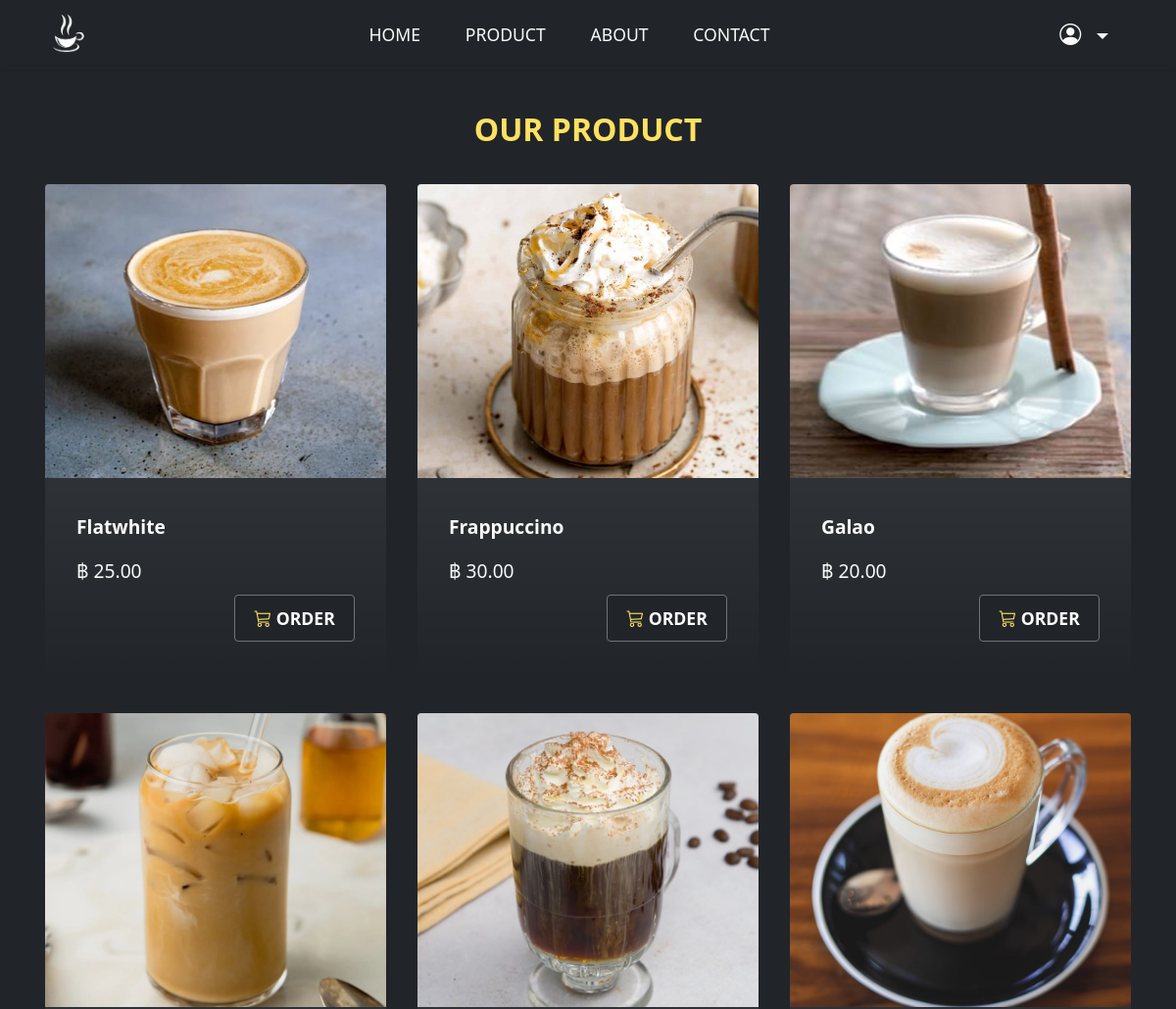
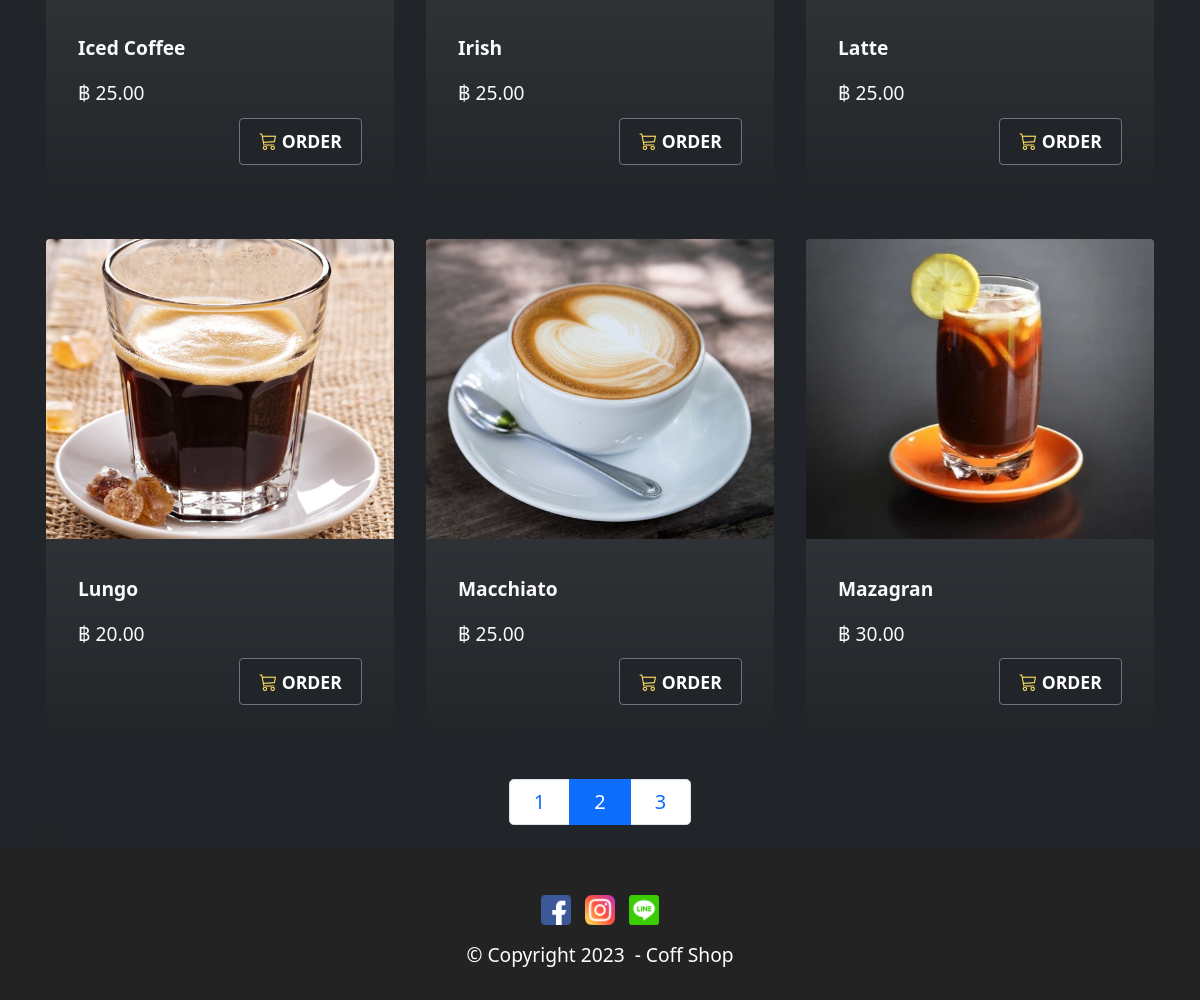
Page /products?page=2 on the committed database (2 pictures, top to bottom).
### app_gen/models.py (models this page shows)
class Product(models.Model):
    name = models.CharField(max_length=50)
    description = models.TextField()
    price = models.DecimalField(max_digits=10,decimal_places=2)
    stock = models.IntegerField()
    trending = models.BooleanField(default=False)
    image = models.ImageField(upload_to='products', blank=True)

### app_gen/views.py (the view)
# urls.py: path('products', views.products),
def products(request):
    all_products = Product.objects.all().order_by('name')
    page = request.GET.get('page')
    paginator = Paginator(all_products,9) # number of products
    all_products = paginator.get_page(page)
    return render(request, 'products.html', {'all_products': all_products})

### app_gen/templates/products.html (shortened to what this page needs)
{% extends "base.html" %}
{% load humanize %}
{% block content %}
    <section class="content2 cid-tsEQSCqggh bg-dark" id="content2-2">
        <div class="container">
            <div class="mbr-section-head">
                <h4 class="mbr-section-title mbr-fonts-style align-center mb-0 display-5 text-uppercase text-warning">
                    <strong>Our Product</strong>
                </h4>
            </div>
            <div class="row mt-4">
                {% for product in all_products %}
                <div class="item features-image сol-12 col-md-6 col-lg-4">
                    <div class="item-wrapper bg-dark bg-gradient">
                        <div class="item-img">
                            <a href="{% url 'productDetail' product.id %}">
                                <img src="{{product.image.url}}">
                            </a>
                        </div>
                        <div class="item-content">
                            <h6 class="item-subtitle mbr-fonts-style mt-1 display-7 text-white">
                                <strong> {{product.name}} </strong>
                            </h6>
                            <p class="mbr-text mbr-fonts-style mt-3 display-7 text-white">฿ {{product.price | intcomma}}</p>
                        </div>
                        <div class="mbr-section-btn item-footer mt-2 text-white">
                            {% if product.stock <= 0 %}
                                <h2 class ="text-center"> Out of stock</h2>
                            {% else %}
                            <div class="d-flex justify-content-end">
                                <a href="{% url 'addCart' product.id %}" class="btn btn-dark border-secondary display-4">
                                    <i class="bi bi-cart3 text-warning"></i>&nbsp;ORDER
                                </a>
                            </div>
                            {% endif %}
                        </div>
                    </div>
                </div>
                {% endfor %}
            </div>
            <nav aria-label="product-pagination" class="media-container-row">
                <ul class="pagination pagination-lg">
                    {% for num in all_products.paginator.page_range  %}
                        {% if num != all_products.number  %}
                            <li class="page-item "><a class="page-link" href="?page={{num}}"> {{num}} </a></li>
                        {% else %}
                            <li class="page-item active"><a class="page-link" href="?page={{num}}"> {{num}} </a></li>
                        {% endif %}
                    {% endfor %}
                </ul>
            </nav>
        </div>
    </section>
{% endblock  %}

### app_gen/static/assets/theme/css/style.css (style rules this page uses)
section { background-color: #ffffff; }
body { font-style: normal; line-height: 1.5; font-weight: 400; color: #232323; position: relative; }
section, .container, .container-fluid { position: relative; word-wrap: break-word; }
a { font-style: normal; font-weight: 400; cursor: pointer; }
a, a:hover { text-decoration: none; }
.mbr-section-title { font-style: normal; line-height: 1.3; }
.mbr-text { font-style: normal; line-height: 1.7; }
h1, h2, h3, h4, h5, h6, .display-1, .display-2, .display-4, .display-5, .display-7, span, p, a { line-height: 1; word-break: break-word; word-wrap: break-word; font-weight: 400; }
b, strong { font-weight: bold; }
section { background-position: 50% 50%; background-repeat: no-repeat; background-size: cover; }
.align-center { text-align: center; }
.media-container-row { display: flex; flex-direction: row; flex-wrap: wrap; justify-content: center; align-content: center; align-items: start; }
@media (min-width: 992px) { .media-container-row { flex-wrap: nowrap; } }
img, iframe { display: block; width: 100%; }
.mbr-section-btn { margin-left: -0.6rem; margin-right: -0.6rem; font-size: 0; }
.btn { font-weight: 600; border-width: 1px; font-style: normal; margin: 0.6rem 0.6rem; white-space: normal; transition: all 0.2s ease-in-out; display: inline-flex; align-items: center; justify-content: center; word-break: break-word; }
.bg-gradient { background-size: 200% 200%; animation: gradient-animation 5s infinite alternate; -webkit-animation: gradient-animation 5s infinite alternate; }
.row { display: -webkit-flex; -webkit-flex-wrap: wrap; flex-wrap: wrap; }
html, body { height: auto; min-height: 100vh; }
ul, ol, pre, blockquote { margin-bottom: 2.3125rem; }
.mt-4 { margin-top: 2rem !important; }
@media (min-width: 992px) { .container { padding-left: 16px; padding-right: 16px; } }
@media (min-width: 992px) { .row { margin-left: -16px; margin-right: -16px; } }
@media (min-width: 992px) { .row > [class*=col] { padding-left: 16px; padding-right: 16px; } }
.card-wrapper, .item-wrapper { overflow: hidden; }
.item { position: relative; }

### app_gen/static/assets/theme/css/style_dt.css (style rules this page uses)
body, h1, h2, h3, p, ul, li { margin: 0; padding: 0; }

### app_gen/static/assets/custom/css/custom-style.css (style rules this page uses)
.display-4 { font-size: 1.1rem; line-height: 1.5; }
.display-5 { font-size: 2rem; line-height: 1.5; }
.display-7 { font-size: 1.2rem; line-height: 1.5; }
.btn { padding: 0.6rem 1.2rem; border-radius: 4px; }
.text-warning { color: #ffe161 !important; }
.text-white { color: #fafafa !important; }
a, a:hover { color: #d7a86e; }
body { overflow-x: hidden; }
a { transition: color 0.6s; }
.cid-tsEQSCqggh { padding-top: 3rem; background-color: #ffffff; }
.cid-tsEQSCqggh img, .cid-tsEQSCqggh .item-img { height: 100%; height: 300px; object-fit: cover; }
.cid-tsEQSCqggh .item { cursor: pointer; margin-bottom: 2rem; }
.cid-tsEQSCqggh .item-wrapper { position: relative; border-radius: 4px; background: #fafafa; height: 100%; display: flex; flex-flow: column nowrap; }
@media (min-width: 992px) { .cid-tsEQSCqggh .item-wrapper .item-content { padding: 2rem 2rem 0; } }
@media (min-width: 992px) { .cid-tsEQSCqggh .item-wrapper .item-footer { padding: 0 2rem 2rem; } }
.cid-tsEQSCqggh .mbr-section-btn { margin-top: auto !important; }
.cid-tsEQSCqggh .mbr-section-title { color: #232323; }
.cid-tsEQSCqggh .mbr-text, .cid-tsEQSCqggh .mbr-section-btn { text-align: left; }
.cid-tsEQSCqggh .item-subtitle { text-align: left; color: #232323; }

### rows in the picture
Product: image (picture), name "Flatwhite", price "25.00", stock "ORDER"
Product: image (picture), name "Frappuccino", price "30.00", stock "ORDER"
Product: image (picture), name "Galao", price "20.00", stock "ORDER"
Product: image (picture), name "Iced Coffee", price "25.00", stock "ORDER"
Product: image (picture), name "Irish", price "25.00", stock "ORDER"
Product: image (picture), name "Latte", price "25.00", stock "ORDER"
Product: image (picture), name "Lungo", price "20.00", stock "ORDER"
Product: image (picture), name "Macchiato", price "25.00", stock "ORDER"
Product: image (picture), name "Mazagran", price "30.00", stock "ORDER"

### other values in the picture
{{ num }} "1" "3"
{{ num }} "2"
